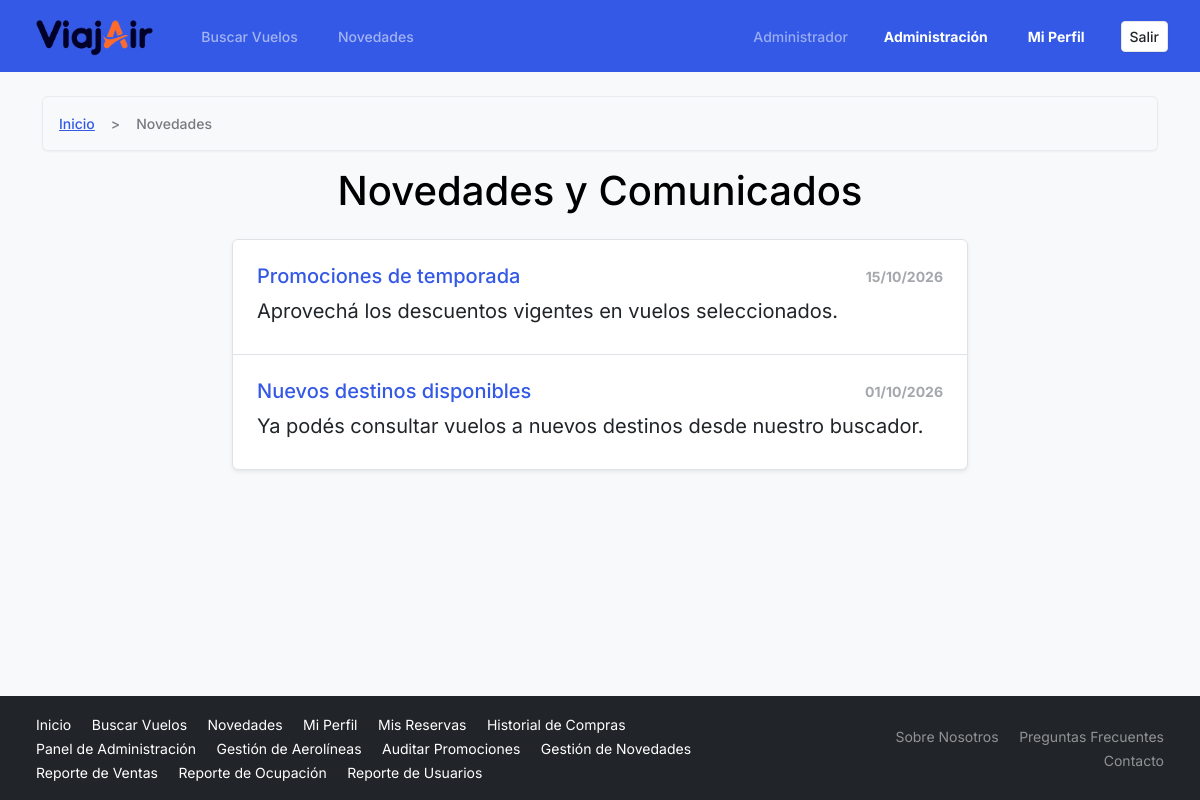
The app's page /public/novedades.php (signed in) with its own data.
### tables this page shows
CREATE TABLE NOVEDADES (
    codNovedad INT AUTO_INCREMENT PRIMARY KEY,
    textoNovedad VARCHAR(200) NOT NULL,
    fechaPublicacionNovedad DATE NOT NULL,
    fechaExpiracionNovedad DATE NOT NULL
);

### public/novedades.php (the view, shortened to what this page needs)
<?php
require '../includes/conexion.php';
$limite = 5;
$pagina = isset($_GET['pagina']) && is_numeric($_GET['pagina']) ? (int)$_GET['pagina'] : 1;
$offset = ($pagina - 1) * $limite;
$sql = "SELECT tituloNovedad, textoNovedad, fechaPublicacionNovedad
        FROM NOVEDADES
        WHERE fechaPublicacionNovedad <= CURDATE()
        AND fechaExpiracionNovedad >= CURDATE()
        ORDER BY fechaPublicacionNovedad DESC
        LIMIT $limite OFFSET $offset";
$result = $conexion->query($sql);
require '../includes/header.php';
?>
<div class="container mb-5">
    <nav aria-label="breadcrumb">
        <ol class="breadcrumb">
            <li class="breadcrumb-item"><a href="/tpi/index.php">Inicio</a></li>
            <li class="breadcrumb-item active" aria-current="page">Novedades</li>
        </ol>
    </nav>
    <div class="row justify-content-center">
        <div class="col-md-10 col-lg-8">
            <h1 class="mb-4 text-center text-black">Novedades y Comunicados</h1>
            <?php if ($result && $result->num_rows > 0): ?>
                <div class="list-group shadow-sm mb-4">
                    <?php while ($row = $result->fetch_assoc()): ?>
                        <?php
                            $titulo = !empty($row['tituloNovedad']) ? $row['tituloNovedad'] : 'Aviso Operativo';
                        ?>
                        <div class="list-group-item flex-column align-items-start p-4">
                            <div class="d-flex w-100 justify-content-between align-items-center mb-2">
                                <h2 class="h5 mb-0 text-primary"><?= htmlspecialchars($titulo); ?></h2>
                                <span class="text-body-tertiary fw-bold small ms-2">
                                    <?= date('d/m/Y', strtotime($row['fechaPublicacionNovedad'])); ?>
                                </span>
                            </div>
                            <p class="mb-1 fs-5 text-dark"><?= htmlspecialchars($row['textoNovedad']); ?></p>
                        </div>
                    <?php endwhile; ?>
                </div>
            <?php endif; ?>
        </div>
    </div>
</div>
<?php require '../includes/footer.php'; ?>

### assets/css/styles.css (style rules this page uses)
html { overflow-y: scroll; }
html, body { max-width: 100%; overflow-x: clip; }
:is(a, button, input, select, textarea, .btn, .page-link, .accordion-button):focus-visible { outline: 3px solid #060b26; outline-offset: 2px; }

### records on screen
novedades: tituloNovedad "Promociones de temporada", fechaPublicacionNovedad "15/10/2026", textoNovedad "Aprovechá los descuentos vigentes en vuelos seleccionados."
novedades: tituloNovedad "Nuevos destinos disponibles", fechaPublicacionNovedad "01/10/2026", textoNovedad "Ya podés consultar vuelos a nuevos destinos desde nuestro buscador."

### other values on screen
explode(' ', trim($nameLogin))[0] "Administrador"
